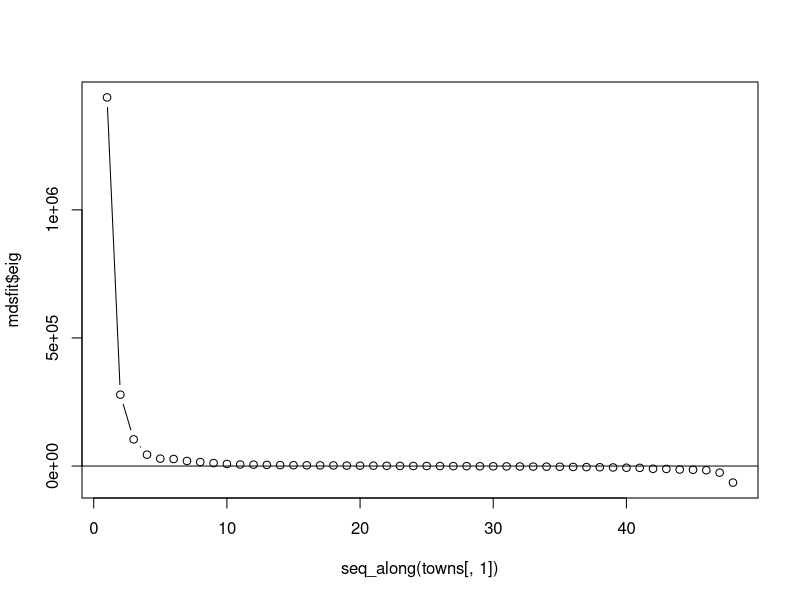
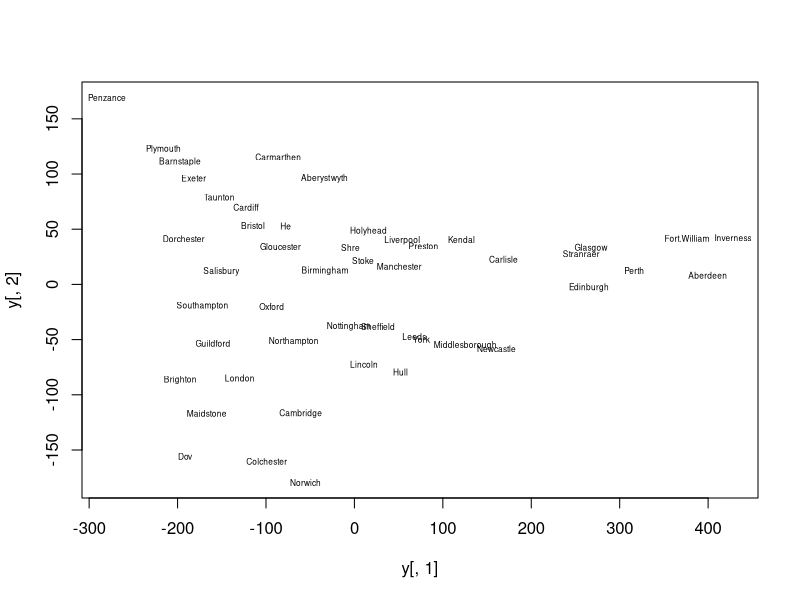

Reproduce these figures in R, in order. (Note: this script raises an error after producing the figures.)
## ---- chunk 1
library(knitr)
opts_chunk$set(tidy.opts = list(width.cutoff = 60), tidy = TRUE)
## ---- chunk 2
towns <- read.csv(file = '../Data_csv/British_towns.csv')
towns <- subset(towns, select = -V1)
towns <- as.matrix(towns)
rownames(towns) <- colnames(towns)
## ---- chunk 3
mdsfit <- cmdscale(d = towns, k = 2, eig = T)
y <- mdsfit$points
## ---- chunk 4
plot(seq_along(towns[, 1]), mdsfit$eig, type = 'b')
abline(h = 0)
## ---- chunk 5
plot(y[, 1],y[, 2], type = 'n')
text(y[, 1],y[, 2], labels = rownames(towns), cex = 0.5)
## ---- chunk 6
knitr::include_graphics("british_towns.png")
## ---- chunk 7
zoo <- read.csv(file = '../Data_csv/zoo.csv')
## ---- chunk 8
D_zoo <- matrix(nrow = 101, ncol = 101)
for (i in 1:101) { for (j in 1:101) { D_zoo[i, j] <- sum(zoo[i,] != zoo[j,]) } }
